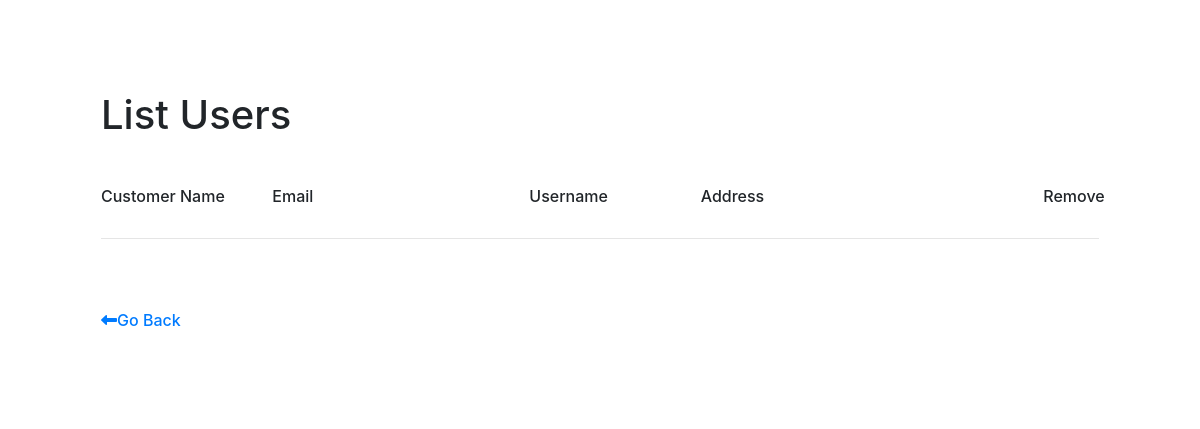
Before: /admin/list_users.php with the older database file.
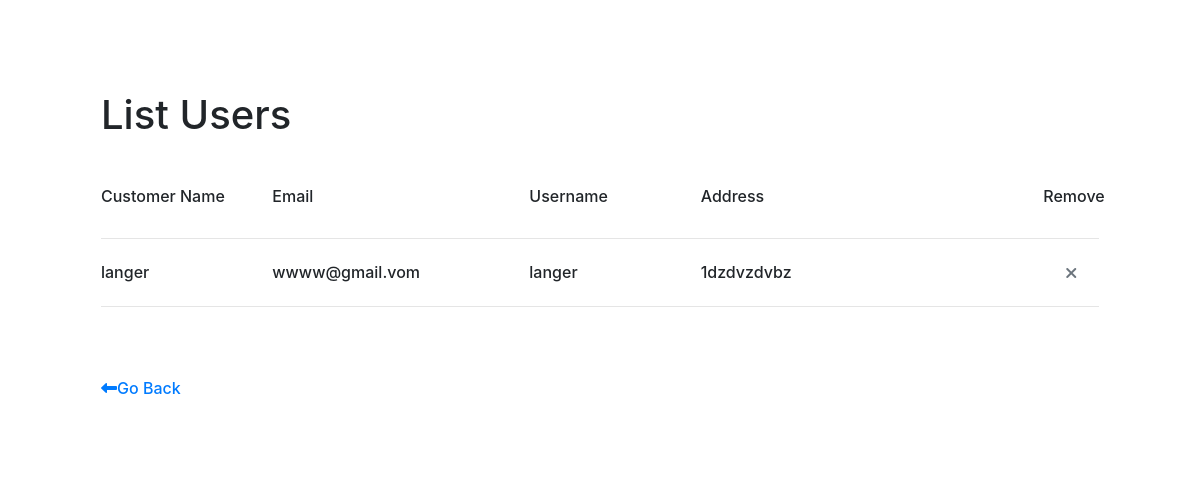
After: the same page with the newer database file.
### tables this page shows
CREATE TABLE `customer` (
  `c_id` int(11) NOT NULL,
  `c_fname` varchar(50) NOT NULL,
  `c_add` varchar(250) NOT NULL,
  `c_uname` varchar(50) NOT NULL,
  `c_pwd` varchar(20) NOT NULL,
  `c_email` varchar(50) NOT NULL
);

### admin/list_users.php (the view, shortened to what this page needs)
<link rel="stylesheet" href="https://maxcdn.bootstrapcdn.com/bootstrap/4.0.0/css/bootstrap.min.css"
>
<link rel="stylesheet" href="https://cdnjs.cloudflare.com/ajax/libs/font-awesome/6.4.2/css/all.min.css"
 />
<section class="h-100 h-custom">
    <div class="container container-card">
        <div class="row d-flex justify-content-center align-items-center">
            <div class="col-12">
                <div class="card-body p-0">
                    <div class="row g-0">
                        <div class="col-12">
                            <div class="p-5">
                                <div class="d-flex justify-content-between align-items-center mb-5">
                                    <h1 class="fw-bold mb-0 text-black">
                                        <?php echo 'List Users'; ?>
                                    </h1>
                                </div>
                                <div class="row mb-4 d-flex justify-content-between align-items-center">
                                    <div class="col-2">
                                        <h6>Customer Name</h6>
                                    </div>
                                    <div class="col-3">
                                        <h6>Email</h6>
                                    </div>
                                    <div class="col-2">
                                        <h6>Username</h6>
                                    </div>
                                    <div class="col-4">
                                        <h6>Address</h6>
                                    </div>
                                    <div class="col-1">
                                        <h6>Remove</h6>
                                    </div>
                                </div>
                                <hr class="my-4">
                                <?php
                               global $conn;
                               $select_query = "select * from `customer`;";
                               $result_select_query = mysqli_query($conn,$select_query);
                               while($rowData = mysqli_fetch_assoc($result_select_query)){
                                   $user_name = $rowData['c_fname'];
                                   $user_email = $rowData['c_email'];
                                   $user_uname = $rowData['c_uname'];
                                   $user_address = $rowData['c_add'];
                                   $user_id = $rowData['c_id'];
                                   echo "<div class='row mb-4 d-flex justify-content-between align-items-center'>
                                       <div class='col-2'>
                                           <h6 class='text-black mb-0'>$user_name</h6>
                                       </div>
                                       <div class='col-3'>
                                           <h6 class='text-black mb-0'>$user_email</h6>
                                       </div>
                                       <div class='col-2'>
                                           <h6 class='text-black mb-0'>$user_uname</h6>
                                       </div>
                                       <div class='col-4'>
                                           <h6 class='text-black mb-0'>$user_address</h6>
                                       </div>
                                       <div class='col-1 d-flex justify-content-center'>
                                           <a href='remove.php?removeUser=$user_id' class='text-muted'><i class='fas fa-times'></i></a>
                                       </div>
                                   </div>
                                   <hr class='my-4'>";
                               }
                                ?>
                                <div class="pt-5">
                                    <h6 class="mb-0"><a href="index.php" class="text-body"><i
                                                class="fas fa-long-arrow-alt-left me-2"></i>Go Back</a></h6>
                                </div>
                            </div>
                        </div>
                    </div>
                </div>
            </div>
        </div>
    </div>
</section>

### admin/list_users.php (style rules this page uses)
.container-card { background-color: white; border: 3px solid #ffffff; border-radius: 10px; margin-top: 20px; padding: 20px; }

Changed rows visible on the page:
added customer: c_fname "langer", c_email "wwww@gmail.vom", c_uname "langer", c_add "1dzdvzdvbz"
